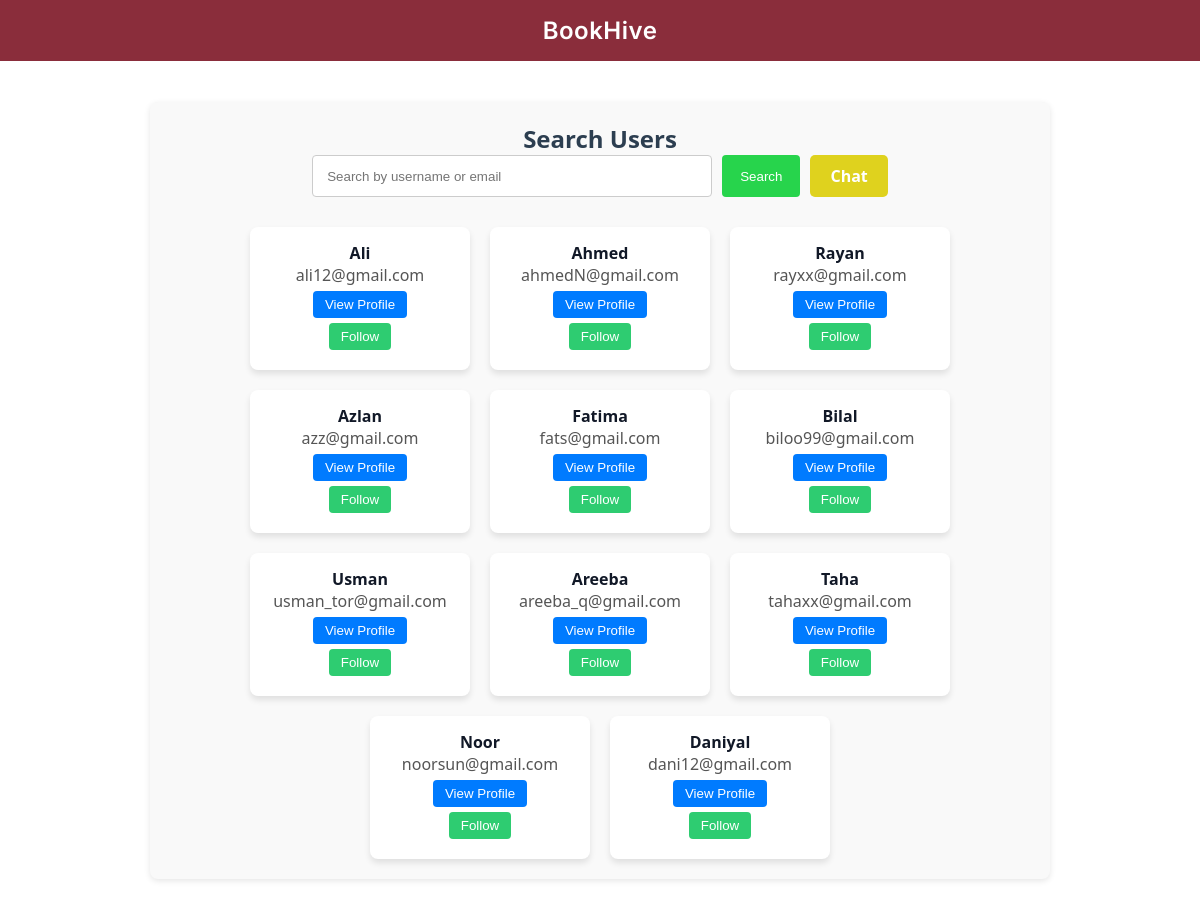
/search (signed in), run on an earlier commit of the app's database.
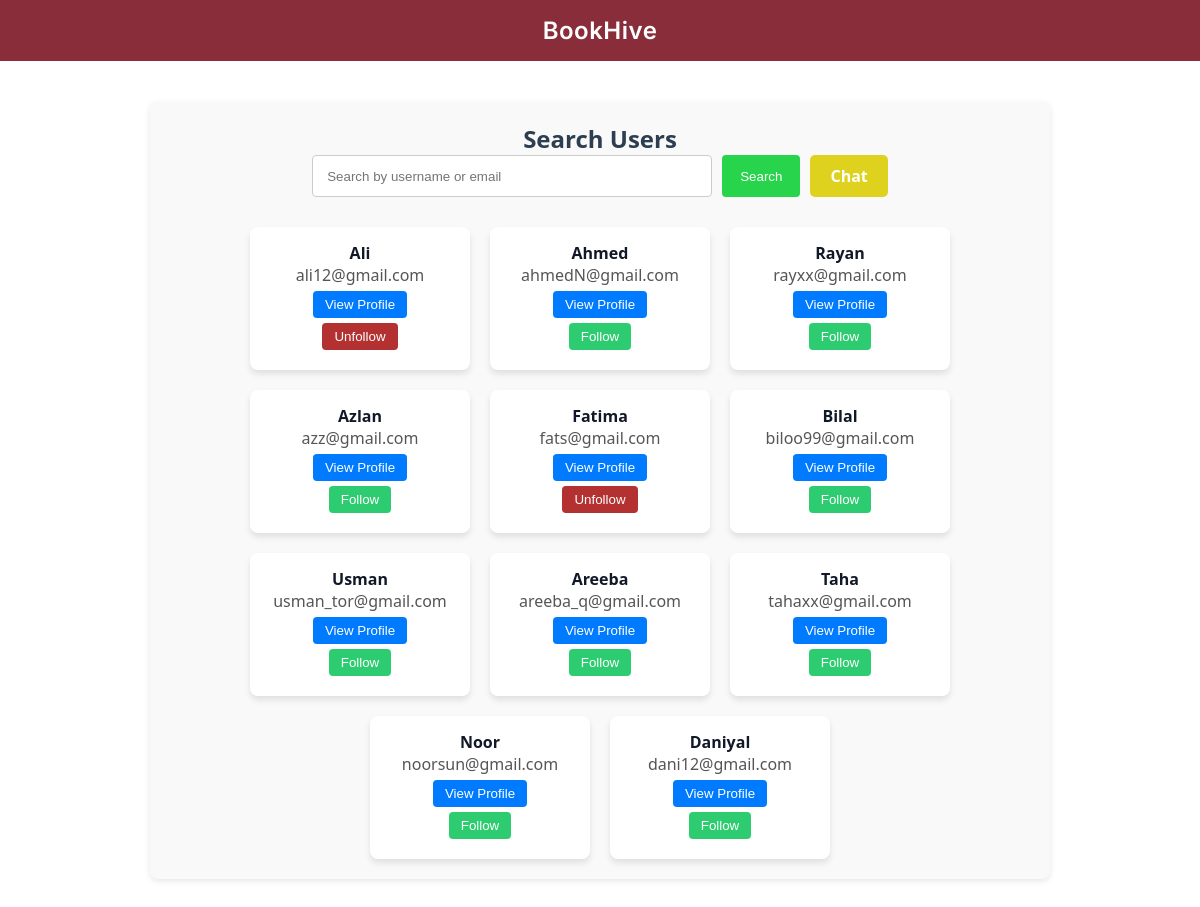
And on a later commit of the database.
### tables this page shows
CREATE TABLE Users (
    username TEXT PRIMARY KEY,
    email TEXT UNIQUE NOT NULL,
    password TEXT NOT NULL,
    description TEXT,
    noOfBooksRead INT DEFAULT 0,
    topPick1 TEXT,
    topPick2 TEXT,
    topPick3 TEXT
);

### app.py (the view)
@app.route("/search", methods=["GET", "POST"])
def search_users():
    if "username" not in session:
        return redirect("/login")
    current_user = session["username"]
    conn = get_db_connection()
    if request.method == "POST":
        search_term = request.form.get("search_term")
        users = conn.execute(
            "SELECT * FROM Users WHERE username LIKE ? OR email LIKE ?",
            (f"%{search_term}%", f"%{search_term}%")
        ).fetchall()
    else:
        users = conn.execute("SELECT * FROM Users").fetchall()
    followed = conn.execute("SELECT followee FROM Follows WHERE follower = ?", (current_user,)).fetchall()
    followed_set = {row['followee'] for row in followed}
    conn.close()
    return render_template("search_users.html", users=users, followed_set=followed_set, current_user=current_user)

### app.py (called while the page is built)
def get_db_connection():
    conn = sqlite3.connect(DATABASE)
    conn.row_factory = sqlite3.Row
    return conn

### templates/search_users.html
{% extends "base2.html" %}
{% block content %}
<div style="max-width: 900px; margin: 40px auto; padding: 20px; background: #f9f9f9; border-radius: 8px; box-shadow: 0 2px 6px rgba(0,0,0,0.1); font-family: 'Segoe UI', Tahoma, Geneva, Verdana, sans-serif;">
    <h2 style="text-align: center; color: #2c3e50;">Search Users</h2>
    <form method="POST" style="display: flex; gap: 10px; justify-content: center; margin-bottom: 30px;">
        <input type="text" name="search_term" placeholder="Search by username or email" style="flex: 1; max-width: 400px; padding: 10px 14px; border: 1px solid #ccc; border-radius: 4px;">
        <button type="submit" style="padding: 10px 18px; background-color: #27d44c; color: white; border: none; border-radius: 4px; cursor: pointer;">Search</button>
        <a href="{{ url_for('chat') }}"
        style="padding: 10px 20px; background-color: #dfd21e; color: white;
            border-radius: 5px; text-decoration: none; font-weight: bold; cursor: pointer;">
        Chat
    </a>
    </form>
    <div class="user-list" style="display: flex; flex-wrap: wrap; justify-content: center; gap: 20px;">
        {% if users %}
            {% for user in users %}
                {% if user.username != current_user %}
                    <div class="user-card" style="background-color: white; padding: 15px 20px; border-radius: 8px; box-shadow: 0 4px 6px rgba(0, 0, 0, 0.1); width: 220px; text-align: center;">
                        <p><strong>{{ user.username }}</strong></p>
                        <p style="color: #555;">{{ user.email }}</p>
                        <form action="/profile/{{ user.username }}" method="get" style="margin: 5px 0;">
                            <button type="submit" style="background-color: #007BFF; color: white; border: none; padding: 6px 12px; border-radius: 4px; cursor: pointer;">View Profile</button>
                        </form>
                        {% if user.username in followed_set %}
                            <form action="/unfollow/{{ user.username }}" method="post" style="margin: 5px 0;">
                                <button type="submit" style="background-color: #b33131; color: white; border: none; padding: 6px 12px; border-radius: 4px; cursor: pointer;">Unfollow</button>
                            </form>
                        {% else %}
                            <form action="/follow/{{ user.username }}" method="post" style="margin: 5px 0;">
                                <button type="submit" style="background-color: #2ecc71; color: white; border: none; padding: 6px 12px; border-radius: 4px; cursor: pointer;">Follow</button>
                            </form>
                        {% endif %}
                    </div>
                {% endif %}
            {% endfor %}
        {% else %}
            <p style="text-align: center; color: #888;">No users found.</p>
        {% endif %}
    </div>
</div>
{% endblock %}

What changed in the data, as far as the page shows it:
changed Users "Ali": text "Follow" → "Unfollow"
computed for Users "Fatima": text "Follow" → "Unfollow"
